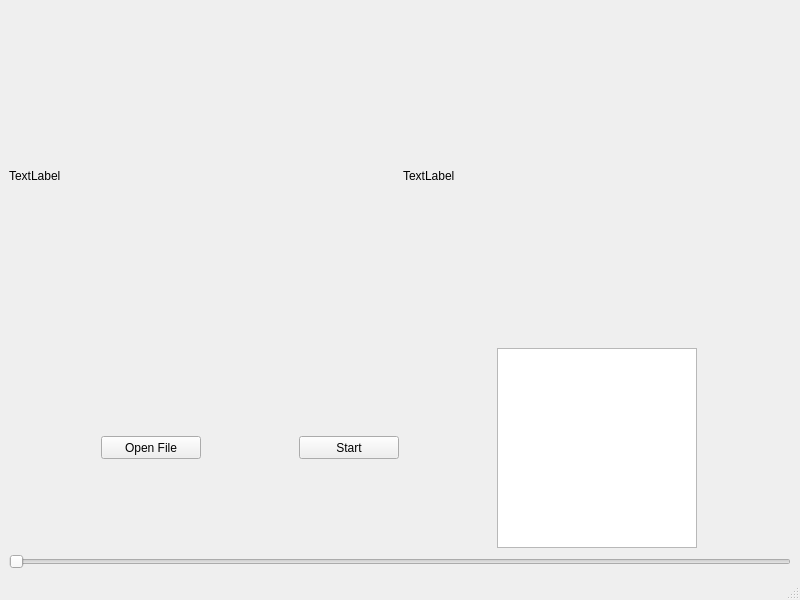
<?xml version="1.0" encoding="UTF-8"?>
<ui version="4.0">
 <class>MainWindow</class>
 <widget class="QMainWindow" name="MainWindow">
  <property name="geometry">
   <rect>
    <x>0</x>
    <y>0</y>
    <width>800</width>
    <height>600</height>
   </rect>
  </property>
  <property name="windowTitle">
   <string>MainWindow</string>
  </property>
  <widget class="QWidget" name="centralwidget">
   <layout class="QVBoxLayout" name="verticalLayout">
    <item>
     <layout class="QHBoxLayout" name="horizontalLayout">
      <item>
       <widget class="QLabel" name="outputImage_label">
        <property name="text">
         <string>TextLabel</string>
        </property>
       </widget>
      </item>
      <item>
       <widget class="QLabel" name="inputImage_label">
        <property name="text">
         <string>TextLabel</string>
        </property>
       </widget>
      </item>
     </layout>
    </item>
    <item>
     <layout class="QHBoxLayout" name="horizontalLayout_2">
      <item>
       <widget class="QPushButton" name="openFile_button">
        <property name="maximumSize">
         <size>
          <width>100</width>
          <height>23</height>
         </size>
        </property>
        <property name="text">
         <string>Open File</string>
        </property>
       </widget>
      </item>
      <item>
       <widget class="QPushButton" name="start_button">
        <property name="maximumSize">
         <size>
          <width>100</width>
          <height>23</height>
         </size>
        </property>
        <property name="text">
         <string>Start</string>
        </property>
       </widget>
      </item>
      <item>
       <widget class="QTextBrowser" name="console_textBrowser">
        <property name="maximumSize">
         <size>
          <width>200</width>
          <height>200</height>
         </size>
        </property>
       </widget>
      </item>
     </layout>
    </item>
    <item>
     <widget class="QSlider" name="horizontalSlider">
      <property name="orientation">
       <enum>Qt::Horizontal</enum>
      </property>
     </widget>
    </item>
   </layout>
  </widget>
  <widget class="QMenuBar" name="menubar">
   <property name="geometry">
    <rect>
     <x>0</x>
     <y>0</y>
     <width>800</width>
     <height>21</height>
    </rect>
   </property>
  </widget>
  <widget class="QStatusBar" name="statusbar"/>
 </widget>
 <resources/>
 <connections/>
</ui>
